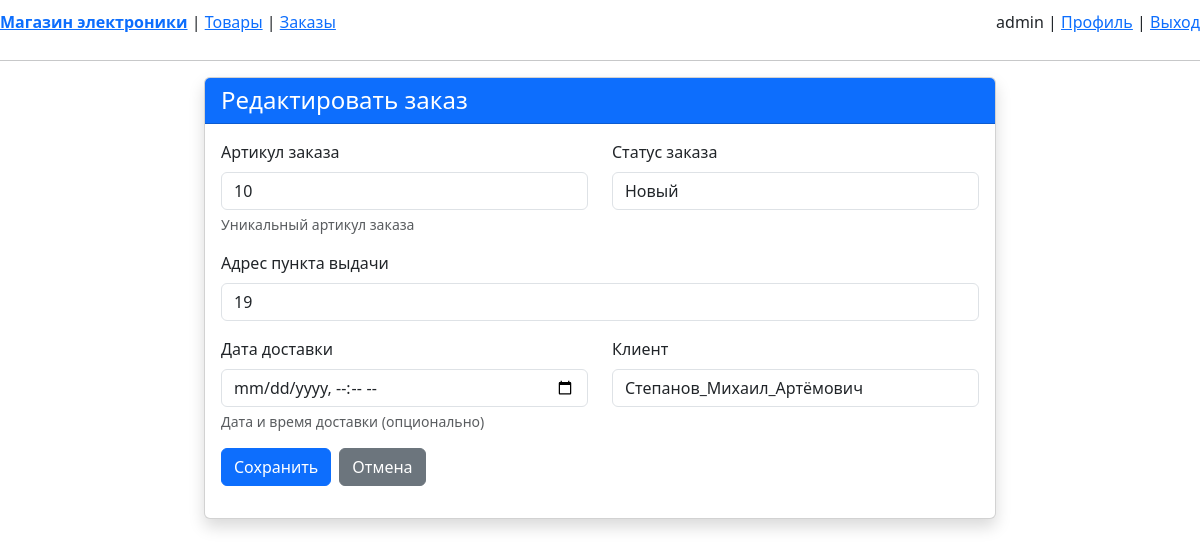
The app's page /orders/10/update/ (signed in) with its own data.
### orders/models.py (models this page shows, shortened)
class Order(models.Model):
    order_number = models.CharField(max_length=50, unique=True, verbose_name="Артикул заказа")
    status = models.ForeignKey(OrderStatus, on_delete=models.CASCADE, verbose_name="Статус заказа")
    pickup_point = models.ForeignKey(PickupPoint, on_delete=models.CASCADE, verbose_name="Адрес пункта выдачи")
    order_date = models.DateTimeField(auto_now_add=True, verbose_name="Дата заказа")
    delivery_date = models.DateTimeField(null=True, blank=True, verbose_name="Дата доставки")
    customer = models.ForeignKey(User, on_delete=models.CASCADE, verbose_name="Клиент")
    pickup_code = models.CharField("Код для получения", max_length=50, blank=True, default="")
    class Meta:
        verbose_name = "Заказ"
        verbose_name_plural = "Заказы"
        ordering = ['-order_date']

### orders/views.py (the view)
# urls.py: path('<int:pk>/update/', views.order_update, name='order_update'),
@login_required
def order_update(request, pk):
    if not request.user.is_superuser:
        messages.error(request, 'У вас нет прав для выполнения этого действия.')
        return redirect('orders:order_list')
    order = get_object_or_404(Order, pk=pk)
    if request.method == 'POST':
        form = OrderForm(request.POST, instance=order)
        if form.is_valid():
            form.save()
            messages.success(request, 'Заказ успешно обновлен.')
            return redirect('orders:order_list')
    else:
        form = OrderForm(instance=order)
    return render(request, 'orders/order_form.html', {
        'form': form,
        'order': order,
        'title': 'Редактировать заказ',
        'user_role': get_user_role(request.user)
    })

### orders/forms.py
class OrderForm(forms.ModelForm):
    class Meta:
        model = Order
        fields = ['order_number', 'status', 'pickup_point', 'delivery_date', 'customer']
        widgets = {
            'order_number': forms.TextInput(attrs={'class': 'form-control'}),
            'status': forms.Select(attrs={'class': 'form-control'}),
            'pickup_point': forms.Select(attrs={'class': 'form-control'}),
            'delivery_date': forms.DateTimeInput(attrs={
                'class': 'form-control',
                'type': 'datetime-local'
            }),
            'customer': forms.Select(attrs={'class': 'form-control'}),
        }
    def __init__(self, *args, **kwargs):
        super().__init__(*args, **kwargs)
        self.fields['order_number'].help_text = 'Уникальный артикул заказа'
        self.fields['delivery_date'].help_text = 'Дата и время доставки (опционально)'

### accounts/context_processors.py (called while the page is built)
def role_flags(request):
    user = request.user
    is_manager = False
    if user.is_authenticated:
        is_manager = user.groups.filter(name="Менеджеры").exists()
    return {"is_manager": is_manager}

### orders/models.py (called while the page is built)
    def __str__(self):
        return self.name

    def __str__(self):
        return self.address

### orders/views.py (called while the page is built)
def get_user_role(user):
    if user.is_superuser:
        return 'admin'
    if user.groups.filter(name='Менеджеры').exists():
        return 'manager'
    if user.groups.filter(name='Клиенты').exists():
        return 'client'
    return 'guest'

### templates/orders/order_form.html (shortened to what this page needs)
{% extends 'base/base.html' %}
{% block content %}
<div class="row justify-content-center">
    <div class="col-md-8">
        <div class="card shadow">
            <div class="card-header bg-primary text-white">
                <h4 class="mb-0">
                     {{ title }}
                </h4>
            </div>
            <div class="card-body">
                <form method="post">
                    <div class="row">
                        <div class="col-md-6 mb-3">
                            <label for="{{ form.order_number.id_for_label }}" class="form-label">
                                {{ form.order_number.label }}
                            </label>
                            {{ form.order_number }}
                            {% if form.order_number.help_text %}
                                <div class="form-text">{{ form.order_number.help_text }}</div>
                            {% endif %}
                        </div>
                        <div class="col-md-6 mb-3">
                            <label for="{{ form.status.id_for_label }}" class="form-label">
                                {{ form.status.label }}
                            </label>
                            {{ form.status }}
                        </div>
                    </div>
                    <div class="mb-3">
                        <label for="{{ form.pickup_point.id_for_label }}" class="form-label">
                            {{ form.pickup_point.label }}
                        </label>
                        {{ form.pickup_point }}
                    </div>
                    <div class="row">
                        <div class="col-md-6 mb-3">
                            <label for="{{ form.delivery_date.id_for_label }}" class="form-label">
                                {{ form.delivery_date.label }}
                            </label>
                            {{ form.delivery_date }}
                            {% if form.delivery_date.help_text %}
                                <div class="form-text">{{ form.delivery_date.help_text }}</div>
                            {% endif %}
                        </div>
                        <div class="col-md-6 mb-3">
                            <label for="{{ form.customer.id_for_label }}" class="form-label">
                                {{ form.customer.label }}
                            </label>
                            {{ form.customer }}
                        </div>
                    </div>
                    <div class="d-flex gap-2">
                        <button type="submit" class="btn btn-primary">
                             Сохранить
                        </button>
                        <a href="{% url 'orders:order_list' %}" class="btn btn-secondary">
                             Отмена
                        </a>
                    </div>
                </form>
            </div>
        </div>
    </div>
</div>
{% endblock %}

### templates/base/base.html (shortened to what this page needs)
{% load static %}
{% load django_bootstrap5 %}
{% bootstrap_css %}
<!doctype html>
<html lang="ru">
<head>
</head>
<body>
<nav style="display:flex; justify-content:space-between; align-items:center; padding:10px 0;">
  <div>
    <a href="{% url 'products:product_list' %}"><b>Магазин электроники</b></a>
    |
    <a href="{% url 'products:product_list' %}">Товары</a>
    {% if user.is_authenticated %}
      {% if user.is_superuser or is_manager %}
        | <a href="{% url 'orders:order_list' %}">Заказы</a>
      {% endif %}
    {% endif %}
  </div>
  <div>
    {% if user.is_authenticated %}
      <span>{{ user.get_full_name|default:user.username }}</span>
      |
      <a href="{% url 'accounts:profile' %}">Профиль</a>
      |
      <a href="/accounts/logout/">Выход</a>
    {% else %}
      <a href="{% url 'accounts:login' %}">Войти</a>
    {% endif %}
  </div>
</nav>
<hr>
{% block content %}{% endblock %}
</body>
</html>

### records on screen
Order: order_number "10", status "Новый", pickup_point "19", customer "Степанов_Михаил_Артёмович"

### other values on screen
{{ user.get_full_name|default:user.username }} "admin"
{{ title }} "Редактировать заказ"
